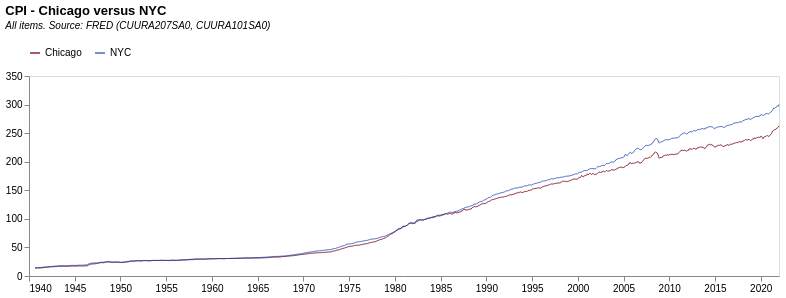

The specification (Vega-Lite) saved for this image:
### Vega-Lite specification from a JSON file in a GitHub repository (floating-point values rounded to 4 significant figures; data arrays with more than 128 entries replaced by an {"elided": "..."} marker saying what was removed)
{"$schema": "https://vega.github.io/schema/vega-lite/v5.json", "description": "Creates year variable, then defined parameters on this and adds sliders.", "title": {"text": "CPI - Chicago versus NYC", "subtitle": ["All items. Source: FRED (CUURA207SA0, CUURA101SA0)", ""], "subtitleFontStyle": "italic", "subtitleFontSize": 10, "anchor": "start", "color": "black"}, "width": 750, "height": 200, "mark": {"type": "line", "strokeWidth": 1}, "data": {"values": {"elided": "1286 records"}}, "transform": [{"fold": ["CUURA207SA0", "CUURA101SA0"], "as": ["metric", "value"]}, {"calculate": "{'CUURA207SA0': 'Chicago', 'CUURA101SA0': 'NYC'}[datum.metric]", "as": "metricClean"}, {"calculate": "year(datum.Date)", "as": "year"}, {"filter": "datum.year>=minYear"}, {"filter": "datum.year<=maxYear"}, {"calculate": "datum.value/100", "as": "valuePCT"}, {"calculate": "timeParse(datum.DATE, '%d/%m/%Y')", "as": "date2"}], "params": [{"name": "minYear", "value": 1940, "bind": {"input": "range", "min": 1940, "max": 2022, "step": 1, "name": "Start year:"}}, {"name": "maxYear", "value": 2022, "bind": {"input": "range", "min": 1940, "max": 2022, "step": 1, "name": "End year:"}}], "encoding": {"x": {"field": "date2", "type": "temporal", "title": null, "axis": {"grid": false}}, "y": {"field": "value", "type": "quantitative", "title": null, "axis": {"format": "d", "grid": false}}, "color": {"field": "metricClean", "type": "ordinal", "legend": {"orient": "top", "columns": 2, "title": null}, "scale": {"range": ["rgb(134, 38, 51)", "rgba(0,47,167,0.7)"]}}}}
